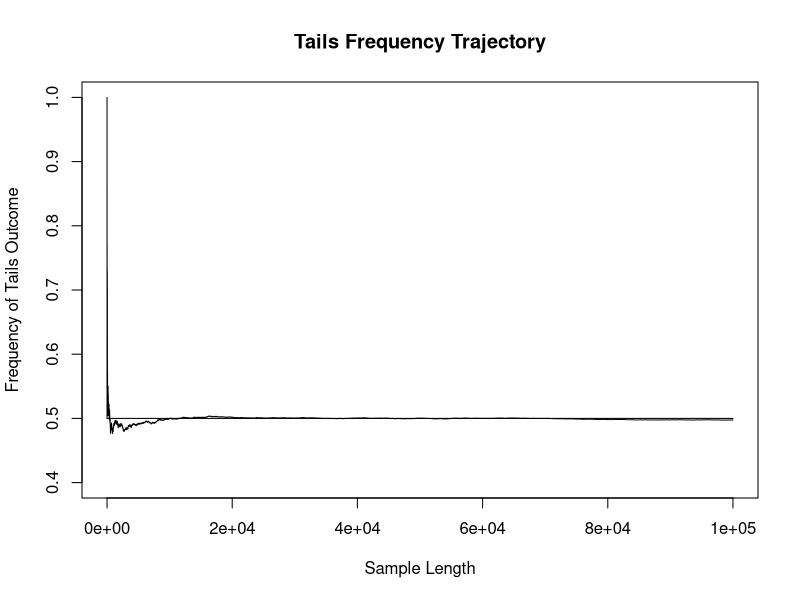
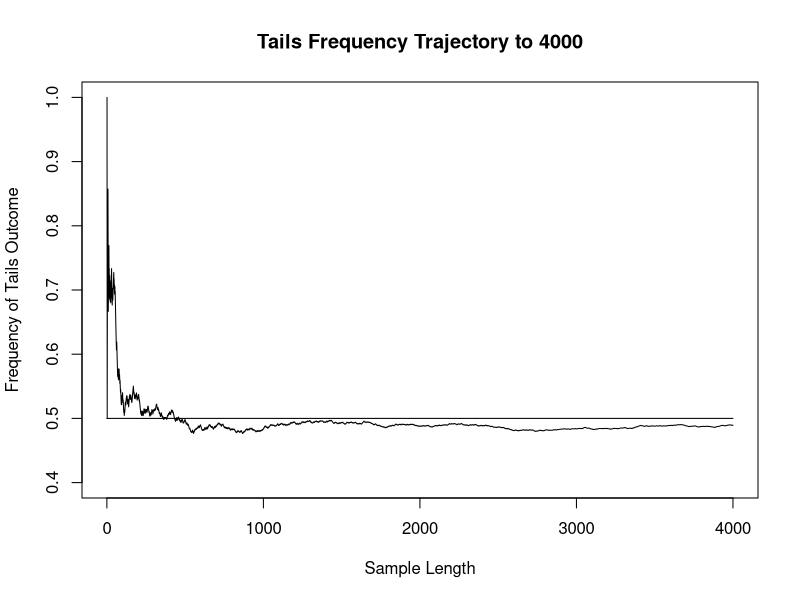
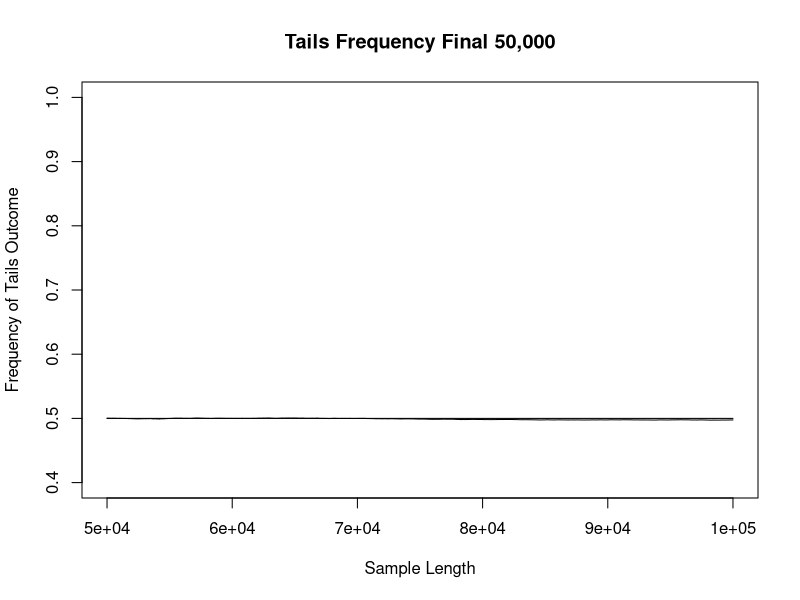
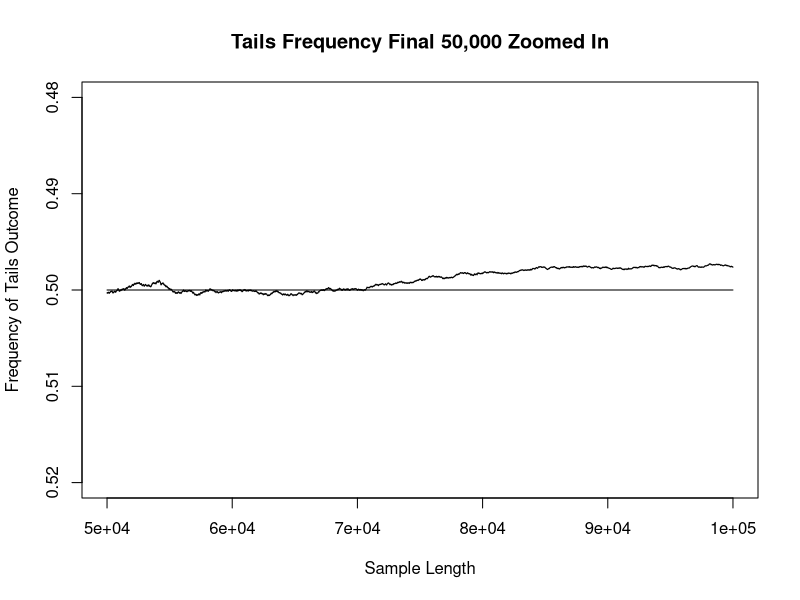
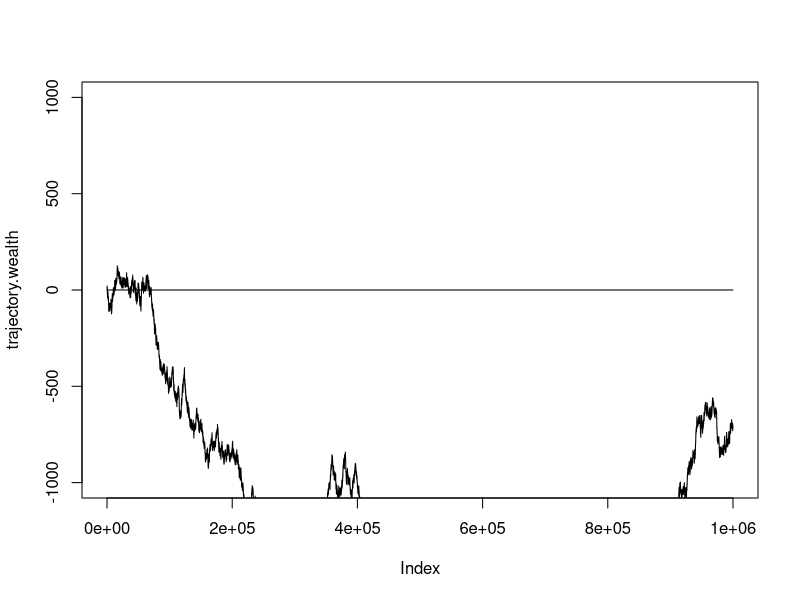
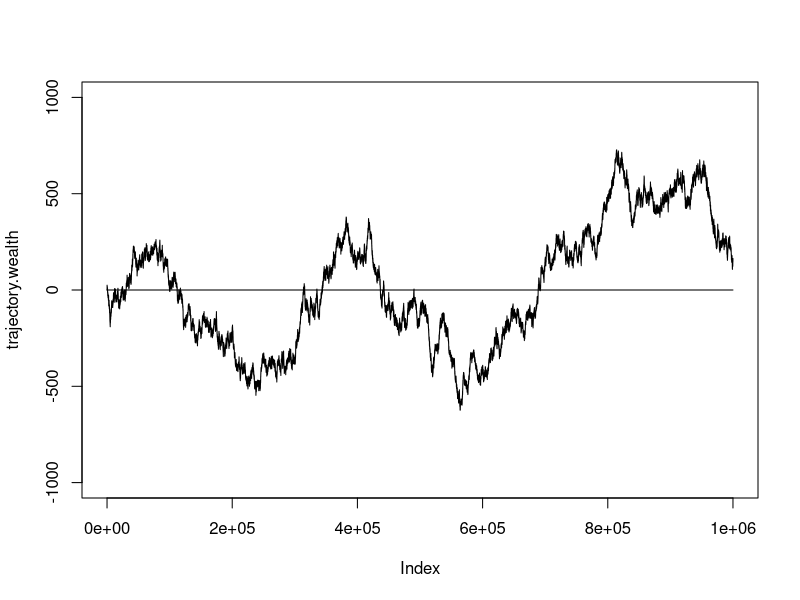
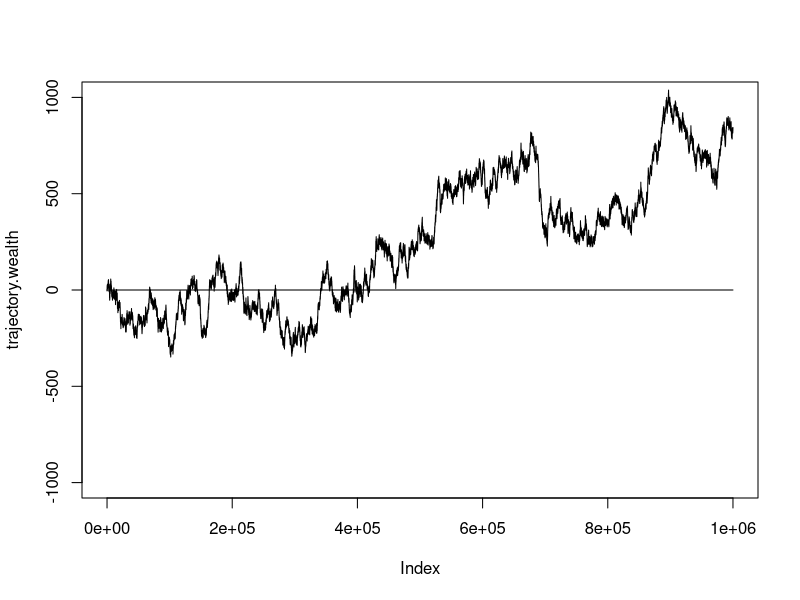

Write the R code that produced these figures, in order.
## ---- chunk 1
# Seed for reproducibility
set.seed(12345)

num.flips <- 100000
#num.flips <- 200000

# Create a random sample of num.flips coin flips, represented by 0 = Heads and 1 = Tails
# Store this sample in the vector flips
flips <- sample(0:1, num.flips, replace = T)

# Create a vector of length num.flips containing the cumulative sum of the flips, 
#   incrementing by 1 for each outcome of Tails
trajectory <- cumsum(flips)

# Create a vector of length num.flips containing the running frequency of tails,
#   with each entry representing the calculated frequency after the nth flip
freq.tails <- trajectory / (1:num.flips)

# Create a line graph of all data in the tails frequency vector
plot(1:length(freq.tails), freq.tails, ylim = c(0.4, 1), type = "l", 
     ylab = "Frequency of Tails Outcome", xlab = "Sample Length", 
     main = "Tails Frequency Trajectory")
lines(c(0, num.flips), c(0.5, 0.5))

# Create a line graph honing in on the first 4000 entries in the tails frequency vector
plot(1:4000, freq.tails[1:4000], ylim = c(0.4, 1), type = "l", 
     ylab = "Frequency of Tails Outcome", xlab = "Sample Length", 
     main = "Tails Frequency Trajectory to 4000")
lines(c(0,4000), c(0.5, 0.5))
## ---- chunk 2
(head(freq.tails, 20))
(max(freq.tails[0:6]))
## ---- chunk 3
(max(freq.tails[20:1000]))
(min(freq.tails[20:1000]))
## ---- chunk 4
# Create a line graph honing in on the next 50000 entries in the tails frequency vector
plot(50000:100000, freq.tails[50000:100000], ylim = c(0.4, 1), type = "l", 
     ylab = "Frequency of Tails Outcome", xlab = "Sample Length", 
     main = "Tails Frequency Final 50,000")
lines(c(50000, 100000), c(0.5, 0.5))

# And Zoomed In
plot(50000:100000, freq.tails[50000:100000], ylim = c(0.52, 0.48), type = "l", 
     ylab = "Frequency of Tails Outcome", xlab = "Sample Length", 
     main = "Tails Frequency Final 50,000 Zoomed In")
lines(c(50000, 100000), c(0.5, 0.5))
## ---- chunk 5
# Seed for reproducibility
set.seed(12345)

# Increase the number of flips
num.flips <- 1000000

# Create a random sample of num.flips coin flips to simulate a gambling game, where
#   Heads loses $1 and Tails pays $1
flips.wealth <- (sample(0:1, num.flips, replace = T) - 0.5) * 2
(table(flips.wealth))

## ---- chunk 6
# This is a transformation of ~ Binom(1, 0.5), so we can also produce the
#   sample with rbinom()
set.seed(12345)
binom.wealth <- rbinom(num.flips, 1, 0.5)
flips.wealth <- (binom.wealth - 0.5) * 2
(table(flips.wealth))

# We can also simply hard code our options
set.seed(12345)
flips.wealth <- sample(c(-1, 1), size = num.flips, replace = T)
(table(flips.wealth))
## ---- chunk 7
# Create our random walk, a vector of length num.flips containing the cumulative sum of the flips, 
#   incrementing by 1 for each outcome of Tails, and -1 for each outcome of Tails.
#   This is a one-dimensional random walk, moving +1 or -1 with equal probability.
trajectory.wealth <- cumsum(flips.wealth)

# Create a line graph of our wealth trajectory. In this case rather than plotting the frequency 
#   of Tails we are plotting the position, in terms of wealth, of our gambler, as she
#   'walks along randomly' in either the +1 or -1 direction.
plot(trajectory.wealth, ylim = c(-1000, 1000), type = "l")
lines(c(0, num.flips), c(0, 0))
## ---- chunk 8
set.seed(54321)
flips.wealth <- sample(c(-1, 1), size = num.flips, replace = T)
trajectory.wealth <- cumsum(flips.wealth)
plot(trajectory.wealth, ylim = c(-1000, 1000), type = "l")
lines(c(0, num.flips), c(0, 0))

set.seed(33333)
flips.wealth <- sample(c(-1, 1), size = num.flips, replace = T)
trajectory.wealth <- cumsum(flips.wealth)
plot(trajectory.wealth, ylim = c(-1000, 1000), type = "l")
lines(c(0, num.flips), c(0, 0))
## ---- chunk 9
# Recontruct sample with original seed
set.seed(12345)
flips.wealth <- sample(c(-1, 1), size = num.flips, replace = T)

# Convert the sample into a matrix with 500 columns
matrix.wealth <- matrix(flips.wealth, ncol = 500)
# Then apply cumsum over each row and transform, turning our sample into 2000 random walks
trajectories.matrix <- t(apply(matrix.wealth, MARGIN = 1, cumsum))

# Observe the dimensions of our matrix
dim(trajectories.matrix)

# What proportion of the 

